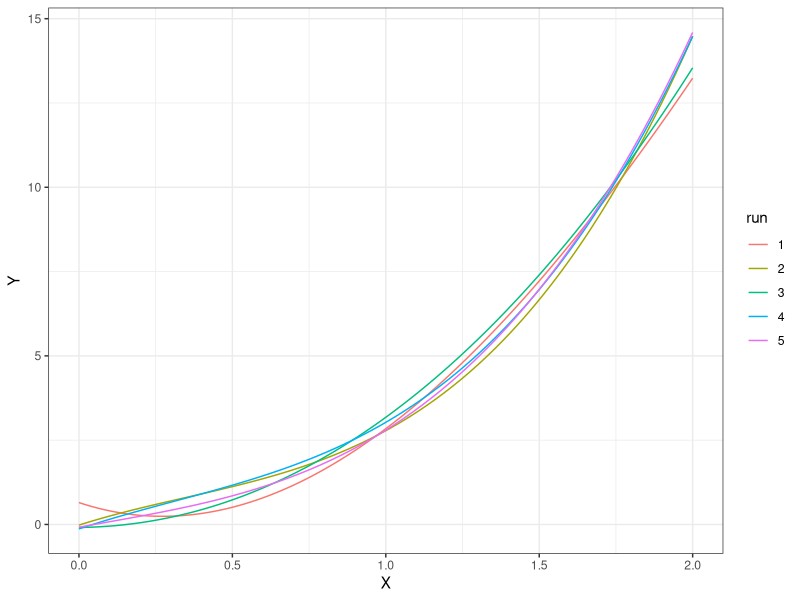
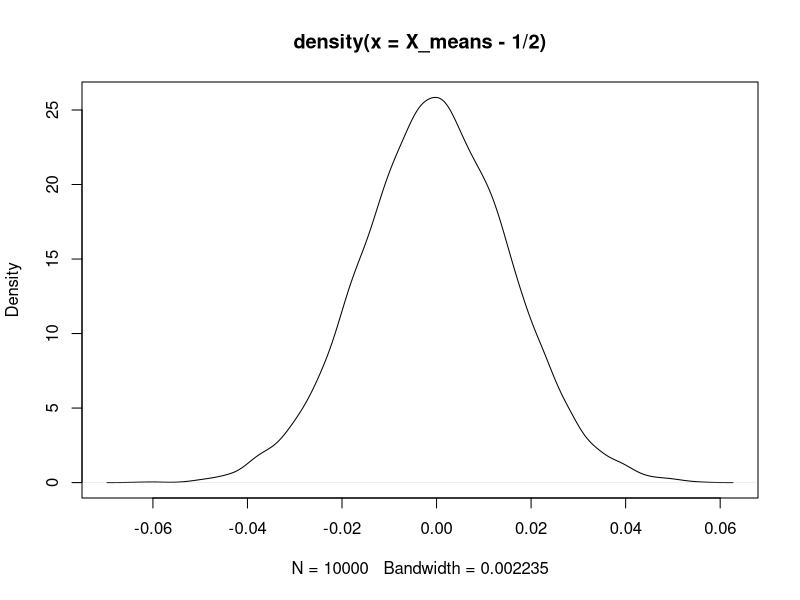
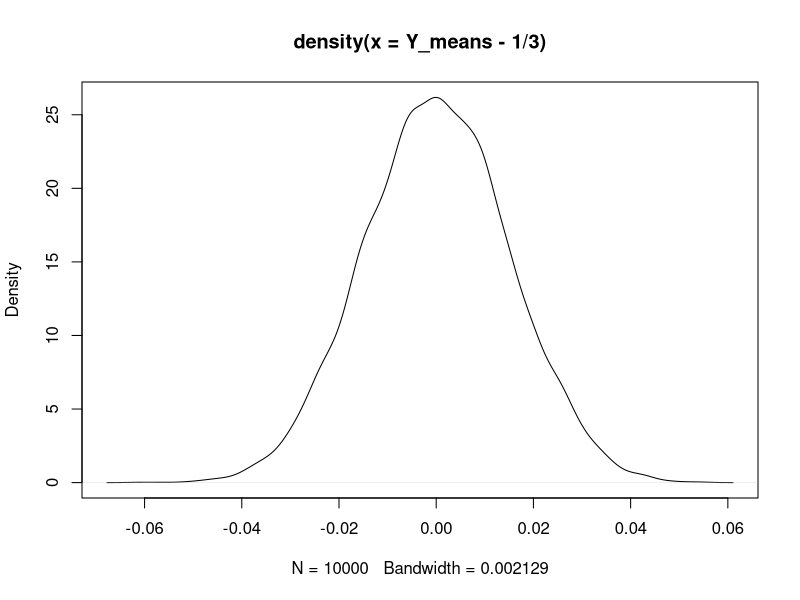
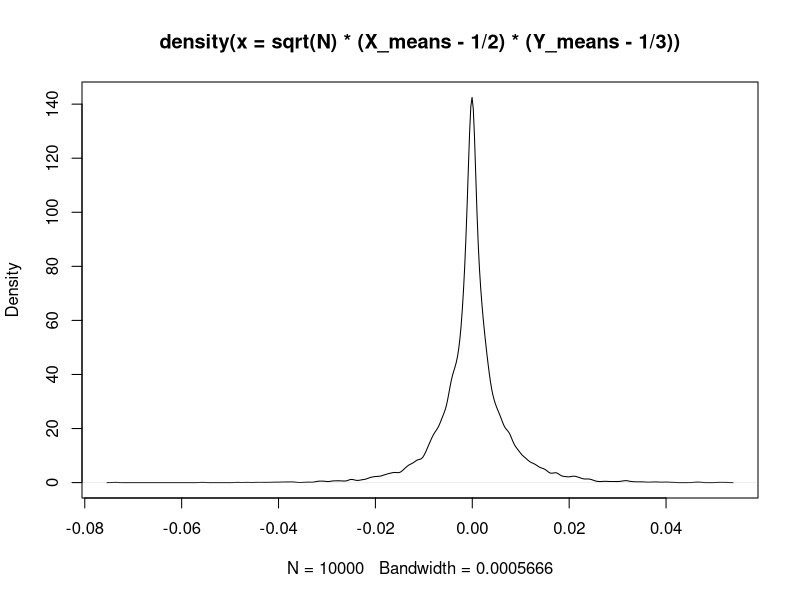

Write R code to recreate these figures, in order.
# script for scrap work

# Does TSLS work even when X is endogeneous? (in the LATE setting)

K <- 3
B_1 <- runif(K, -1, 1)
B_0 <- runif(K, -1, 1)


rm(list = ls())
gc()

library(clusterGeneration)
library(ggplot2)
library(tidyr)
library(dplyr)

N <- 100
X <- runif(N, 0 , 2)
X_2 <- X ^ 2
X_3 <- X ^ 3

results <- vector(mode = "list", length = 5)
for (i in 1:5){
  
  Y <- X + X_2 + X_3 + rnorm(N)
  results[[i]] <- lm(Y ~ X + X_2 + X_3)$coefficients
  
}

# estimates functions
X <- seq(0, 2, length.out = 101)
Y <- matrix(0, length(X), 5)

for (i in 1:5){
  
  B <- results[[i]]
  Y[, i] <- B[1] + B[2] * X + B[3] * X ^ 2 + B[4] * X ^ 3
  
}

data <- data.frame("X" = rep(X, 5), 
                   "Y" = c(Y), 
                   "run" = c(rep("1", length(X)),
                             rep("2", length(X)),
                             rep("3", length(X)),
                             rep("4", length(X)),
                             rep("5", length(X))))

data %>% ggplot(aes(x = X, y = Y, col = run)) +
  geom_line() +
  theme_bw() 



N <- 1000
B <- 10000
X_means <- rep(0, B)
Y_means <- rep(0, B)

for (i in 1:B){
  
  X <- rbinom(N, 1, 1 / 2)
  Y <- rbinom(N, 1, 1 / 3)
  
  X_means[i] <- mean(X)
  Y_means[i] <- mean(Y)
  
}

plot(density(X_means - 1 / 2))
plot(density(Y_means - 1 / 3))

plot(density(sqrt(N) * (X_means - 1 / 2) * (Y_means - 1 / 3)))
mean(sqrt(N) * (X_means - 1 / 2) * (Y_means - 1 / 3))
sd(sqrt(N) * (X_means - 1 / 2) * (Y_means - 1 / 3))
sqrt(1 / 2 * (1 - 1 / 2))
sqrt(1 / 3 * (1 - 1 / 3))

sqrt(1 / 2 * (1 - 1 / 2)) * sqrt(1 / 3 * (1 - 1 / 3))

N <- 10000
X1 <- rbinom(N, 1, 1/2)
X2 <- rbinom(N, 1, 1/2)

d0 <- qnorm(0.3)
d1 <- qnorm(0.4) - d0
d2 <- qnorm(0.4) - d0
d3 <- qnorm(0.6) - d0 - d1 - d2

Z <- d0 + d1 * X1 + d2 * X2 + d3 * X1 * X2 + rnorm(N) >= 0

Z00 <- Z[as.logical((1 - X1) * (1 - X2))]
Z10 <- Z[as.logical(X1 * (1 - X2))]
Z01 <- Z[as.logical((1 - X1) * X2)]
Z11 <- Z[as.logical(X1 * X2)]

data <- data.frame(Z = Z, X1 = X1, X2 = X2, X1X2 = X1 * X2)

true <- lm(Z ~ X1 + X2 + X1X2, data = data)
false <- lm(Z ~ X1 + X2, data = data)

# approximation error should be postive at (0, 0) and (1, 1), and negative
# at (1, 0) and (0, 1)
mean(Z00) - false$coefficients[1]
mean(Z10) - sum(false$coefficients[1:2])
mean(Z01) - sum(false$coefficients[c(1,3)])
mean(Z11) - sum(false$coefficients)

# propensity score regression

library(mvtnorm)
# variance-covariance matrix for the unobservables
sig <- rbind(c(1, 0.7), c(0.7, 1))
# generate unobservables
U <- rmvnorm(N, mean = rep(0, 2), sigma = sig)
V <- U[, 1]
Uy <- U[, 2]

g0 <- qnorm(0.3)
g1 <- qnorm(0.4) - g0
g2 <- qnorm(0.4) - g0
g3 <- qnorm(0.6) - g0 - g1 - g2
a <- qnorm(0.4) - g0

D <- g0 + g1 * X1 + g2 * X2 + g3 * X1 * X2 + a * Z + V >= 0

data <- data.frame(D = D, X1 = X1, X2 = X2, X1X2 = X1 * X2, Z = Z)

false_pscore <- lm(D ~ X1 + X2, data = data)
true_pscore <- lm(D ~ X1 + X2 + X1X2, data = data)


runs <- 10000
N <- 10000

var_1 <- rep(0, runs)
var_2 <- rep(0, runs)
var_3 <- rep(0, runs)
var_4 <- rep(0, runs)

for (i in 1:runs){
  
  X <- rbinom(N, 1, 1/2)
  Y <- rbinom(N, 1, 1/3)

  mu_X <- sum(X) / N
  mu_Y <- sum(Y) / N
  mu_XY <- sum(X * Y) / N

  var_1[i] <- sqrt(N) * (mu_X - 1 / 2) * mu_Y
  var_2[i] <- sqrt(N) * mu_X * (mu_Y - 1 / 3)
  var_3[i] <- sqrt(N) * (mu_XY - 1 / 6)
  var_4[i] <- sqrt(N) * mu_X
  
}
